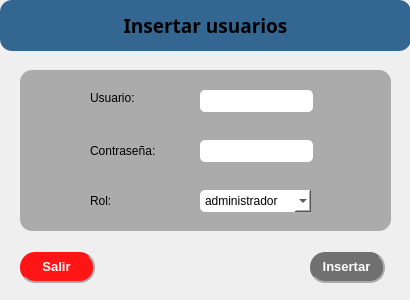
<?xml version="1.0" encoding="UTF-8"?>
<ui version="4.0">
 <class>CambiarContrasenna</class>
 <widget class="QDialog" name="CambiarContrasenna">
  <property name="geometry">
   <rect>
    <x>0</x>
    <y>0</y>
    <width>410</width>
    <height>300</height>
   </rect>
  </property>
  <property name="font">
   <font>
    <family>Arial</family>
    <pointsize>10</pointsize>
    <weight>75</weight>
    <bold>true</bold>
   </font>
  </property>
  <property name="windowTitle">
   <string>Dialog</string>
  </property>
  <property name="styleSheet">
   <string notr="true">QPushButton{

border-radius:15px;
color: rgb(255, 255, 255);
background-color: rgb(112, 112, 112);
border-right:2px solid rgb(170, 170, 170);
border-bottom:2px solid rgb(170, 170, 170);
}


QPushButton:hover{
border-right:1px solid rgb(170, 170, 170);
border-bottom:1px solid rgb(170, 170, 170)

}
QPushButton:pressed{
border:0px;

}

QLineEdit:hover{
border:2px solid rgb(79, 173, 255);
}
QLineEdit:focus{
border-bottom:2px solid rgb(75, 75, 75);
}</string>
  </property>
  <widget class="QFrame" name="frame">
   <property name="geometry">
    <rect>
     <x>20</x>
     <y>70</y>
     <width>371</width>
     <height>161</height>
    </rect>
   </property>
   <property name="styleSheet">
    <string notr="true">QFrame{background-color: rgb(171, 171, 171);
border-radius:12px}


QLineEdit:hover{
border:2px solid rgb(79, 173, 255);
}
QLineEdit:focus{
border-bottom:2px solid rgb(75, 75, 75);
 
}
QLineEdit{
background-color: rgb(255, 255, 255);
}

</string>
   </property>
   <property name="frameShape">
    <enum>QFrame::StyledPanel</enum>
   </property>
   <property name="frameShadow">
    <enum>QFrame::Raised</enum>
   </property>
   <widget class="QLabel" name="label_2">
    <property name="geometry">
     <rect>
      <x>70</x>
      <y>12</y>
      <width>47</width>
      <height>31</height>
     </rect>
    </property>
    <property name="text">
     <string>Usuario:</string>
    </property>
   </widget>
   <widget class="QLabel" name="label_3">
    <property name="geometry">
     <rect>
      <x>70</x>
      <y>70</y>
      <width>71</width>
      <height>21</height>
     </rect>
    </property>
    <property name="text">
     <string>Contraseña:</string>
    </property>
   </widget>
   <widget class="QComboBox" name="comboBox">
    <property name="geometry">
     <rect>
      <x>180</x>
      <y>120</y>
      <width>111</width>
      <height>22</height>
     </rect>
    </property>
    <property name="styleSheet">
     <string notr="true">background-color: rgb(255, 255, 255);
border-radius:5px</string>
    </property>
    <item>
     <property name="text">
      <string>administrador</string>
     </property>
    </item>
    <item>
     <property name="text">
      <string>usuario</string>
     </property>
    </item>
   </widget>
   <widget class="QLabel" name="label_4">
    <property name="geometry">
     <rect>
      <x>70</x>
      <y>120</y>
      <width>47</width>
      <height>21</height>
     </rect>
    </property>
    <property name="text">
     <string>Rol:</string>
    </property>
   </widget>
   <widget class="QLineEdit" name="lineEditNombre">
    <property name="geometry">
     <rect>
      <x>180</x>
      <y>20</y>
      <width>113</width>
      <height>22</height>
     </rect>
    </property>
    <property name="styleSheet">
     <string notr="true">background-color: rgb(255, 255, 255);
border-radius:5px</string>
    </property>
   </widget>
   <widget class="QLineEdit" name="lineEditApellidos_2">
    <property name="geometry">
     <rect>
      <x>180</x>
      <y>70</y>
      <width>113</width>
      <height>22</height>
     </rect>
    </property>
    <property name="sizePolicy">
     <sizepolicy hsizetype="Fixed" vsizetype="Fixed">
      <horstretch>0</horstretch>
      <verstretch>0</verstretch>
     </sizepolicy>
    </property>
    <property name="styleSheet">
     <string notr="true">background-color: rgb(255, 255, 255);
border-radius:5px</string>
    </property>
   </widget>
  </widget>
  <widget class="QLabel" name="label">
   <property name="geometry">
    <rect>
     <x>0</x>
     <y>0</y>
     <width>411</width>
     <height>51</height>
    </rect>
   </property>
   <property name="font">
    <font>
     <family>Yu Gothic UI Semibold</family>
     <pointsize>14</pointsize>
     <weight>75</weight>
     <bold>true</bold>
    </font>
   </property>
   <property name="styleSheet">
    <string notr="true">background-color: rgb(51, 103, 145);
border-radius:12px;</string>
   </property>
   <property name="text">
    <string>Insertar usuarios</string>
   </property>
   <property name="alignment">
    <set>Qt::AlignCenter</set>
   </property>
  </widget>
  <widget class="QPushButton" name="pushButton">
   <property name="geometry">
    <rect>
     <x>310</x>
     <y>252</y>
     <width>75</width>
     <height>31</height>
    </rect>
   </property>
   <property name="font">
    <font>
     <family>Arial</family>
     <pointsize>10</pointsize>
     <weight>75</weight>
     <bold>true</bold>
    </font>
   </property>
   <property name="text">
    <string>Insertar</string>
   </property>
  </widget>
  <widget class="QPushButton" name="pushButton_2">
   <property name="geometry">
    <rect>
     <x>20</x>
     <y>252</y>
     <width>75</width>
     <height>31</height>
    </rect>
   </property>
   <property name="font">
    <font>
     <family>Arial</family>
     <pointsize>10</pointsize>
     <weight>75</weight>
     <bold>true</bold>
    </font>
   </property>
   <property name="styleSheet">
    <string notr="true">background-color: rgb(255, 21, 21);</string>
   </property>
   <property name="text">
    <string>Salir</string>
   </property>
  </widget>
 </widget>
 <resources/>
 <connections/>
</ui>
